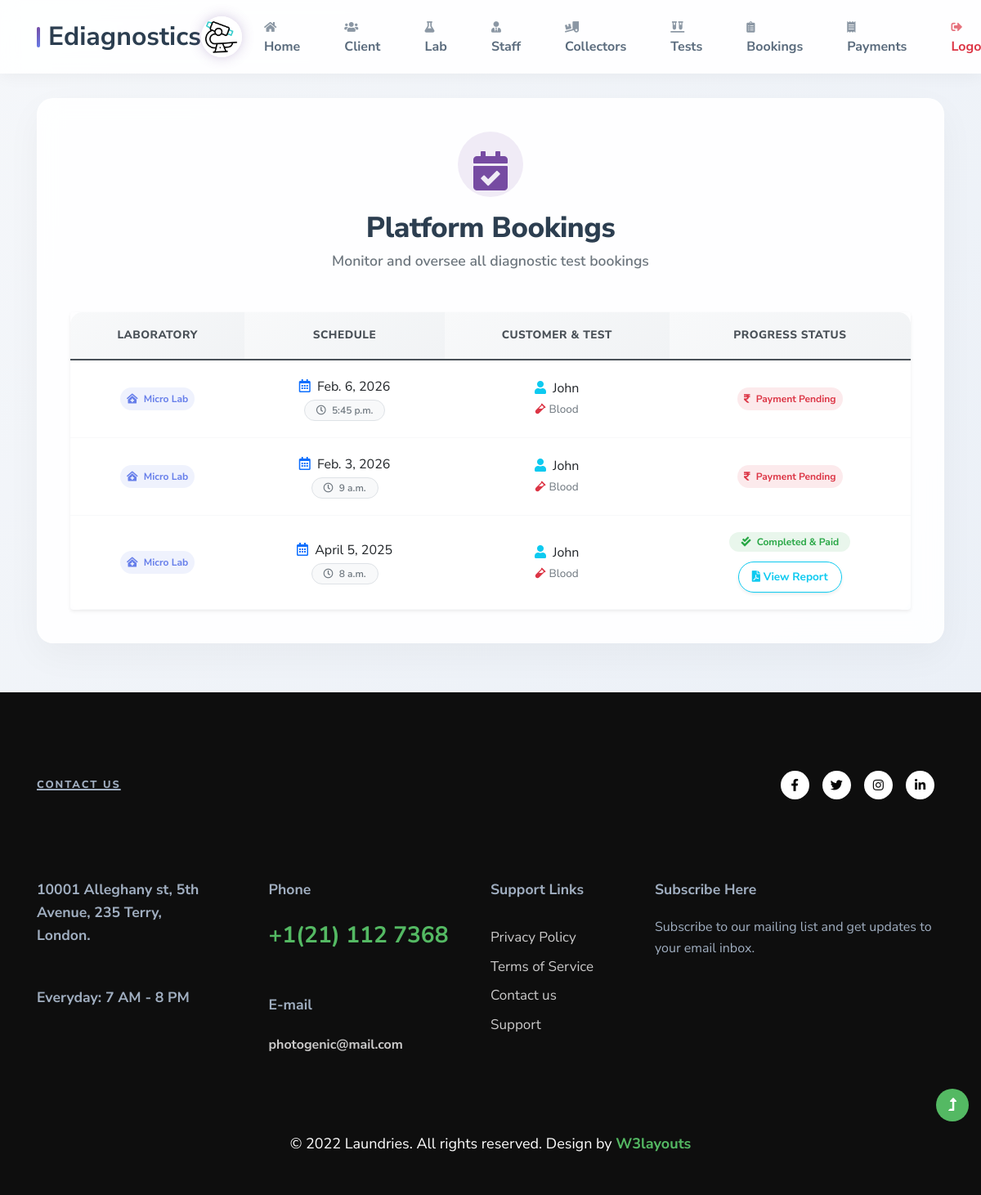
The page /admin_orders/ on the database its author committed.
### EdiagApp/models.py (models this page shows)
class Bookings(models.Model):
    slot = models.ForeignKey(Slots,on_delete = models.CASCADE)
    test = models.ForeignKey(Tests,on_delete = models.CASCADE,null = True)
    date = models.DateField(auto_now_add = True)
    user = models.ForeignKey(UserReg,on_delete = models.CASCADE,null = True)
    collector = models.ForeignKey(Collector, on_delete=models.SET_NULL, null=True, blank=True)
    collection_status = models.CharField(max_length=50, default="Pending")

class Slots(models.Model):
    lab = models.ForeignKey(LabReg,on_delete = models.CASCADE)
    date = models.DateField()
    time = models.TimeField()
    user = models.ForeignKey(UserReg,on_delete = models.CASCADE,null = True)
    report = models.FileField(null = True)
    prescription = models.FileField(max_length = 200,null = True)
    testStatus = models.IntegerField(default=0)#value 2 stands for paid, 1 for test completed

class LabReg(models.Model):
    name = models.CharField(max_length = 20)
    location = models.CharField(max_length = 20)
    contact = models.CharField(max_length = 20)
    email = models.EmailField()
    password = models.CharField(max_length=100, null=True)
    address = models.CharField(max_length = 50)
    user = models.ForeignKey(Login,on_delete=models.CASCADE,null = True)
    status = models.CharField(max_length=50, null=True, default='pending')
    image = models.FileField(null=True)

class UserReg(models.Model):
    user = models.ForeignKey(Login,on_delete=models.CASCADE,null = True)
    first_name = models.CharField(max_length = 20)
    last_name = models.CharField(max_length = 20)
    contact = models.CharField(max_length = 20)
    email = models.EmailField()
    address = models.CharField(max_length = 50)
    password = models.CharField(max_length=100, null=True)
    health = models.CharField(max_length = 500,null= True)
    status = models.CharField(max_length=50, null=True, default='pending')
    image = models.FileField(null=True)

class Tests(models.Model):
    lab = models.ForeignKey(LabReg, on_delete=models.CASCADE)
    test = models.CharField(max_length = 50)
    description = models.CharField(max_length = 50)
    price = models.IntegerField()

### EdiagApp/views.py (the view)
# urls.py: path('admin_orders/',views.admin_orders),
def admin_orders(request):
    bookins = Bookings.objects.all().order_by("-id")
    return render(request,'admin_orders.html',{"data":bookins})

### template/admin_orders.html (shortened to what this page needs)
{% extends "admin_home.html" %}
{% block content %}
<section class="premium-form-container" style="padding-top: 120px; padding-bottom: 60px; min-height: 100vh;">
    <div class="container">
        <div class="premium-card animate-up" style="max-width: 1200px; margin: 0 auto; padding: 40px;">
            <div class="text-center mb-5">
                <div class="icon-wrapper mb-3 text-center d-inline-flex">
                    <i class="fas fa-calendar-check fa-3x" style="color: #764ba2;"></i>
                </div>
                <h2 class="premium-title mb-0">Platform Bookings</h2>
                <p class="premium-subtitle">Monitor and oversee all diagnostic test bookings</p>
            </div>
            <div class="table-responsive rounded shadow-sm">
                <table class="table premium-table text-center align-middle mb-0">
                    <thead>
                        <tr>
                            <th>Laboratory</th>
                            <th>Schedule</th>
                            <th>Customer & Test</th>
                            <th>Progress Status</th>
                        </tr>
                    </thead>
                    <tbody>
                        {% for d in data %}
                        <tr>
                            <td>
                                <span class="badge premium-badge-primary d-inline-block text-wrap p-2" style="max-width: 200px;">
                                    <i class="fas fa-clinic-medical me-1"></i> {{ d.slot.lab.name }}
                                </span>
                            </td>
                            <td>
                                <div class="d-flex flex-column align-items-center">
                                    <span class="text-dark font-weight-bold mb-1"><i class="far fa-calendar-alt text-primary me-1"></i> {{ d.slot.date }}</span>
                                    <span class="badge premium-badge-light"><i class="far fa-clock me-1"></i> {{ d.slot.time }}</span>
                                </div>
                            </td>
                            {% if d.slot.user %}
                                <td>
                                    <div class="d-flex flex-column align-items-center">
                                        <span class="font-weight-bold text-dark mb-1"><i class="fas fa-user text-info me-1"></i> {{ d.slot.user.first_name }}</span>
                                        <span class="text-muted" style="font-size: 0.85rem;"><i class="fas fa-vial me-1 text-danger"></i>{{ d.test.test }}</span>
                                    </div>
                                </td>
                                <td>
                                    {% if d.slot.testStatus == 2 %}
                                        {% if d.slot.report %}
                                            <div class="d-flex flex-column align-items-center gap-2">
                                                <span class="badge premium-badge-success mb-1">
                                                    <i class="fas fa-check-double me-1"></i> Completed & Paid
                                                </span>
                                                <a href="/static/media/{{d.slot.report}}" target="_blank" class="btn btn-sm btn-outline-info premium-btn-action shadow-sm" style="border-radius: 20px;">
                                                    <i class="fas fa-file-pdf"></i> View Report
                                                </a>
                                            </div>
                                        {% else %}
                                            <span class="badge premium-badge-warning text-dark p-2">
                                                <i class="fas fa-exclamation-circle me-1"></i> Waiting on Lab Report
                                            </span>
                                        {% endif %}
                                    {% elif d.slot.testStatus == 1 %}
                                        <span class="badge premium-badge-danger p-2">
                                            <i class="fas fa-rupee-sign me-1"></i> Payment Pending
                                        </span>
                                    {% else %}
                                        <span class="badge premium-badge-light text-dark p-2 border-warning">
                                            <i class="fas fa-hourglass-half text-warning me-1"></i> Test Not Completed
                                        </span>
                                    {% endif %}
                                </td>
                            {% endif %}
                        </tr>
                        {% endfor %}
                    </tbody>
                </table>
            </div>
        </div>
    </div>
</section>
{% endblock %}

### template/admin_home.html (shortened to what this page needs)
<!doctype html>
<html lang="en">
<head>
    <link rel="stylesheet" href="/static/assets/css/style-starter.css">
</head>
<body>
    <header id="site-header" class="fixed-top">
        <div class="container">
            <nav class="navbar navbar-expand-lg navbar-light">
                <a class="navbar-brand" href="">
                    <span class="brand-accent"></span>Ediagnostics <img src="/static/assets/images/microscope.gif" width="50px" style="border-radius: 50%; box-shadow: 0 0 15px rgba(118, 75, 162, 0.3);" alt="">
                </a>
                <div class="collapse navbar-collapse" id="navbarScroll">
                    <ul class="navbar-nav ms-auto my-2 my-lg-0 navbar-nav-scroll">
                        <li class="nav-item">
                            <a class="nav-link" aria-current="page" href="/admin_home/"><i class="fas fa-home me-1"></i> Home</a>
                        </li>
                        <li class="nav-item">
                            <a class="nav-link" href="/admin_client/"><i class="fas fa-users me-1"></i> Client</a>
                        </li>
                        <li class="nav-item">
                            <a class="nav-link" href="/admin_lab/"><i class="fas fa-flask me-1"></i> Lab</a>
                        </li>
                        <li class="nav-item">
                            <a class="nav-link" href="/admin_staff/"><i class="fas fa-user-tie me-1"></i> Staff</a>
                        </li>
                        <li class="nav-item">
                            <a class="nav-link" href="/admin_view_collectors/"><i class="fas fa-truck-loading me-1"></i> Collectors</a>
                        </li>
                        <li class="nav-item">
                            <a class="nav-link" href="/admin_tests/"><i class="fas fa-vials me-1"></i> Tests</a>
                        </li>
                        <li class="nav-item">
                            <a class="nav-link" href="/admin_orders/"><i class="fas fa-clipboard-list me-1"></i> Bookings</a>
                        </li>
                        <li class="nav-item">
                            <a class="nav-link" href="/admin_payments/"><i class="fas fa-receipt me-1"></i> Payments</a>
                        </li>
                        <li class="nav-item logout-nav">
                            <a class="nav-link" href="/login/"><i class="fas fa-sign-out-alt me-1"></i> Logout</a>
                        </li>
                    </ul>
                </div>
            </nav>
        </div>
    </header>
    {% block content %}{% endblock %}
    <footer class="w3l-footer-29-main">
        <div class="footer-29-w3l py-5">
            <div class="container pt-md-5 pt-4">
                <div class="w3l-footer-text-style">
                    <div class="footer-list-cont d-flex align-items-center justify-content-between mb-5">
                        <h6 class="foot-sub-title">Contact Us</h6>
                        <div class="main-social-footer-29">
                            <a href="#facebook" class="facebook"><i class="fab fa-facebook-f"></i></a>
                            <a href="#twitter" class="twitter"><i class="fab fa-twitter"></i></a>
                            <a href="#instagram" class="instagram"><i class="fab fa-instagram"></i></a>
                            <a href="#linkedin" class="linkedin"><i class="fab fa-linkedin-in"></i></a>
                        </div>
                    </div>
                </div>
                <div class="row footer-top-29 pt-lg-5 pt-sm-4">
                    <div class="col-lg-3 col-sm-6">
                        <div class="address-grid">
                            <h5>10001 Alleghany st, 5th Avenue, 235 Terry, <br> London.</h5>
                            <h5 class="mt-sm-5 mt-4">Everyday: <span> 7 AM - 8 PM</span></h5>
                        </div>
                    </div>
                    <div class="col-lg-3 col-sm-6 mt-sm-0 mt-4">
                        <div class="address-grid">
                            <h5 class="top-bold">Phone</h5>
                            <h5 class="phone-number-text mt-2"><a href="tel:+1(21) 112 7368">+1(21) 112 7368</a></h5>
                        </div>
                        <div class="address-grid mt-sm-5 mt-4">
                            <h5 class="top-bold">E-mail</h5>
                            <h5 class="email-cont-text mt-1"> <a href="mailto:photogenic@mail.com"
                                    class="mail">photogenic@mail.com</a></h5>
                        </div>
                    </div>
                    <div class="col-lg-2 col-md-6 col-sm-5 footer-list-menu ps-lg-0 mt-lg-0 mt-sm-5 mt-4">
                        <div class="address-grid">
                            <h5 class="mb-sm-4 mb-3 pb-lg-2 top-bold">Support Links</h5>
                            <ul>
                                <li><a href="#privacy">Privacy Policy</a></li>
                                <li><a href="#terms"> Terms of Service</a></li>
                                <li><a href="contact.html">Contact us</a></li>
                                <li><a href="#support"> Support</a></li>
                            </ul>
                        </div>
                    </div>
                    <div class="address-grid col-lg-4 col-md-6 col-sm-7 mt-lg-0 mt-sm-5 mt-4 w3l-footer-16-main">
                        <h5 class="top-bold">Subscribe Here</h5>
                        <p>Subscribe to our mailing list and get updates to your email inbox.</p>
                    </div>
                </div>
                <div class="w3l-copyright text-center mt-lg-5 mt-4 pt-sm-4 pt-3">
                    <p class="copy-footer-29">© 2022 Laundries. All rights reserved. Design by <a
                            href="https://w3layouts.com/" target="_blank">
                            W3layouts</a></p>
                </div>
            </div>
        </div>
    </footer>
    <button onclick="topFunction()" id="movetop" title="Go to top">
        <span class="fas fa-level-up-alt" aria-hidden="true"></span>
    </button>
</body>
</html>

### rows shown on the page
Bookings: slot.lab.name "Micro Lab", slot "Feb. 6, 2026", slot.time "5:45 p.m.", slot.user.first_name "John", test.test "Blood", shows "Payment Pending"
Bookings: slot.lab.name "Micro Lab", slot "Feb. 3, 2026", slot.time "9 a.m.", slot.user.first_name "John", test.test "Blood", shows "Payment Pending"
Bookings: slot.lab.name "Micro Lab", slot "April 5, 2025", slot.time "8 a.m.", slot.user.first_name "John", test.test "Blood"
